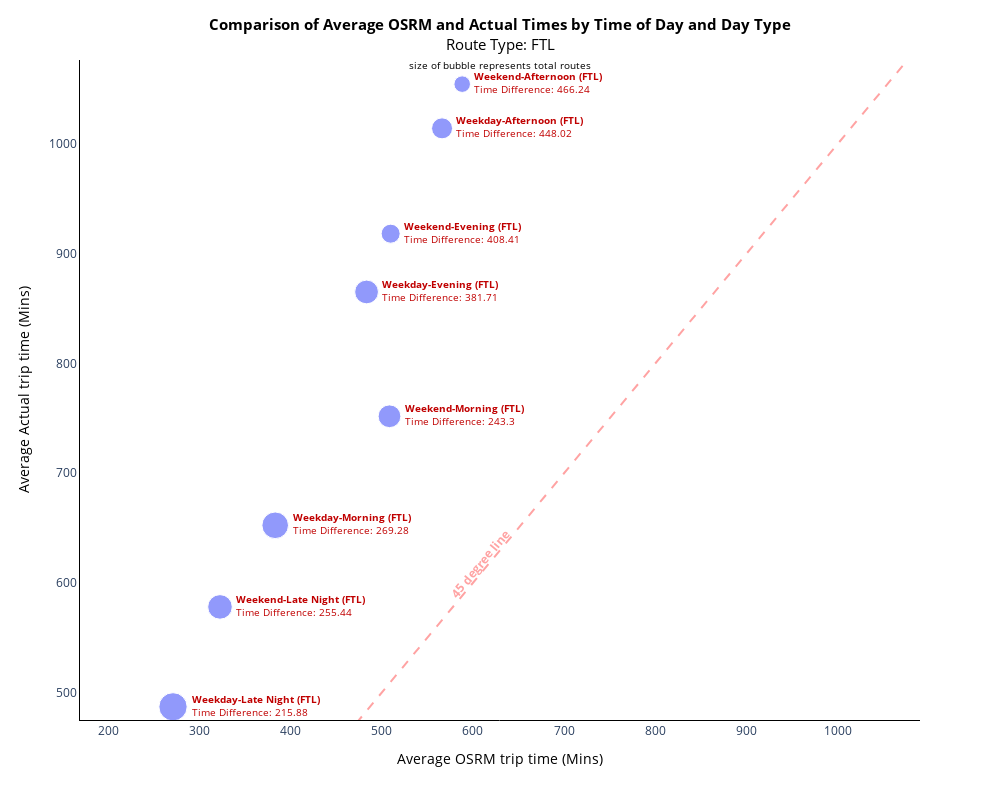

Notebook code cell kept with this figure:
### Code cell
graph1(t11,100,500,'FTL',-50,10)

### Figure 1 — Plotly figure (JSON) as saved in the notebook; plotly's stock layout.template omitted (floating-point values rounded to 4 significant figures)
{"data": [{"hovertemplate": "avg_osrm_trip_time=%{x}<br>avg_start_scan_to_end_scan_calculated=%{y}<br>total_routes_scaled=%{marker.size}<br>combo_time=%{text}<extra></extra>", "legendgroup": "", "marker": {"color": "#636efa", "size": [5.507, 7.043, 10, 8.841, 3.42, 4.522, 7.536, 6.464], "sizemode": "area", "sizeref": 0.025, "symbol": "circle"}, "mode": "markers+text", "name": "", "orientation": "v", "showlegend": false, "text": ["<b>Weekday-Afternoon (FTL) </b><br>Time Difference: 448.02", "<b>Weekday-Evening (FTL) </b><br>Time Difference: 381.71", "<b>Weekday-Late Night (FTL) </b><br>Time Difference: 215.88", "<b>Weekday-Morning (FTL) </b><br>Time Difference: 269.28", "<b>Weekend-Afternoon (FTL) </b><br>Time Difference: 466.24", "<b>Weekend-Evening (FTL) </b><br>Time Difference: 408.41", "<b>Weekend-Late Night (FTL) </b><br>Time Difference: 255.44", "<b>Weekend-Morning (FTL) </b><br>Time Difference: 243.3"], "textfont": {"color": "#C00000", "size": 10}, "textposition": "middle right", "type": "scatter", "x": [566.2, 483.5, 271.2, 383.3, 588.3, 509.9, 322.7, 508.6], "xaxis": "x", "y": [1014.0, 865.2, 487.1, 652.6, 1055.0, 918.3, 578.2, 751.9], "yaxis": "y"}], "layout": {"annotations": [{"font": {"color": "#FFA3A3"}, "showarrow": false, "text": "<b>45 degree line</b>", "textangle": -50, "visible": true, "x": 607.9, "y": 617.9}], "height": 800, "legend": {"itemsizing": "constant", "tracegroupgap": 0}, "margin": {"t": 60}, "paper_bgcolor": "rgba(0, 0, 0, 0)", "plot_bgcolor": "rgba(0, 0, 0, 0)", "shapes": [{"line": {"color": "#FFA3A3", "dash": "dash"}, "type": "line", "x0": 169.2, "x1": 1077.0, "y0": 169.2, "y1": 1077.0}], "title": {"font": {"color": "black", "size": 15}, "text": "<b>Comparison of Average OSRM and Actual Times by Time of Day and Day Type</b><br>Route Type: FTL<br><span style=\"font-size: 10px;\">size of bubble represents total routes</span>", "x": 0.5}, "width": 1000, "xaxis": {"anchor": "y", "domain": [0, 1], "linecolor": "black", "linewidth": 1, "range": [169.2, 1090.0], "showgrid": false, "showline": true, "title": {"font": {"color": "black", "size": 14}, "text": "Average OSRM trip time (Mins)"}, "type": "linear"}, "yaxis": {"anchor": "x", "domain": [0, 1], "linecolor": "black", "linewidth": 1, "range": [475.1, 1077.0], "showgrid": false, "showline": true, "title": {"font": {"color": "black", "size": 14}, "text": "Average Actual trip time (Mins)"}, "type": "linear"}}}
